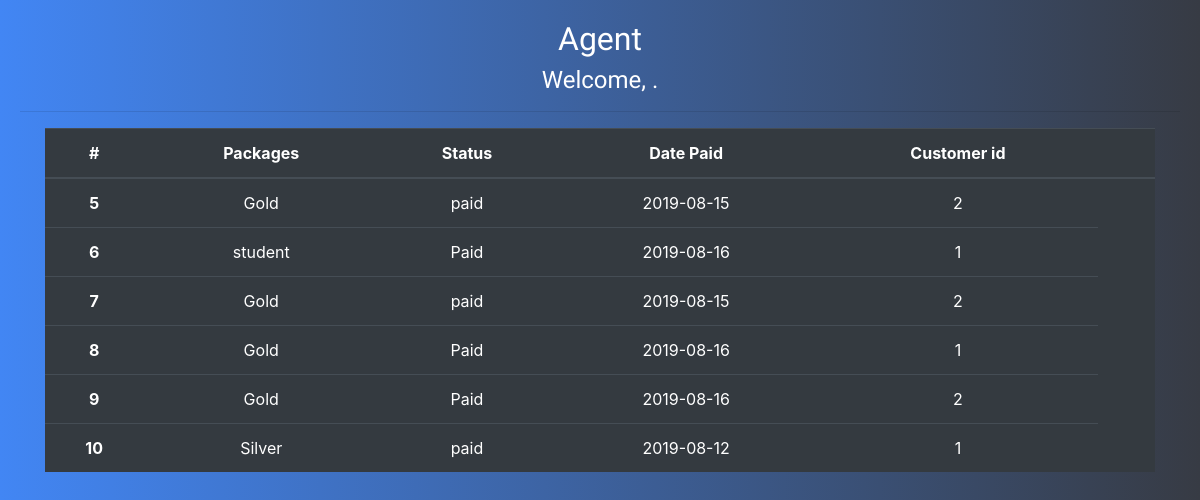
Before: /http/sections/subscriber.php with the older database file.
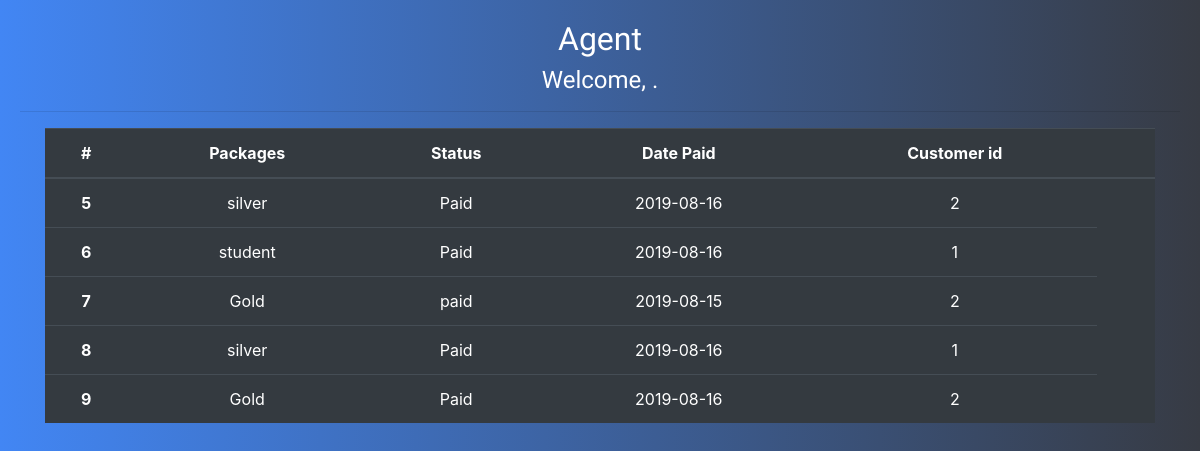
After: the same page with the newer database file.
### tables this page shows
CREATE TABLE `payments` (
  `id` int(11) NOT NULL,
  `Package` varchar(256) NOT NULL,
  `date` date NOT NULL,
  `status` varchar(256) NOT NULL,
  `customer` int(11) NOT NULL,
  `Price` int(11) NOT NULL,
  `Modified by` int(11) NOT NULL
);

### http/inc/db.inc.php (called while the page is built, shortened)
<?php
class DbConnect {
    public function connect () {
        $this->s_servername = 'localhost';
        $this->s_dbname = 'nethouse';
        $this->s_username = 'root';
        $this->s_password = '';
        try {
            $dsn = "mysql:host=".$this->s_servername.";dbname=".$this->s_dbname;
            $pdo = new PDO($dsn, $this->s_username, $this->s_password);
            $pdo->setAttribute(PDO::ATTR_ERRMODE, PDO::ERRMODE_EXCEPTION);
            return $pdo;
        } catch (PDOException $e) {
            echo "Connection failed:". $e->getMessage();
        }
    }
}

### http/inc/user.inc.php (called while the page is built, shortened)
<?php
require_once 'db.inc.php';
class User extends DbConnect {
    protected $a_PAYMENTS = array();
    public function readDatabasePayments() {
        try {
            $sql = "SELECT * FROM payments";
            $stmnt = $this->connect()->prepare($sql);
            $stmnt->setFetchMode(PDO::FETCH_ASSOC);
            $stmnt->execute();
            if($stmnt->rowCount()){
                while ($row = $stmnt->fetch()) {
                    array_push($this->a_PAYMENTS, $row);
                }
            }
            return $this->a_PAYMENTS;
        }   catch (PDOException $e) {
            return "ERROR:" . $e->getMessage();
        }
    }
}

### http/sections/subscriber.php (the view, shortened to what this page needs)
<?php
include_once 'sections/header.php';
$userExecute = new Subscriber();
$a_paymentData = $userExecute->readDatabasePayments();
?>
    <h2>Agent</h2>
    <h4>Welcome, <?php echo $_SESSION['a_USER']['fullname'] ?>.</h4>
    <hr>
    <div class="container">
        <table id="paymentsList" class="table table-dark ">
            <thead>
            <tr>
                <th scope="col">#</th>
                <th scope="col">Packages</th>
                <th scope="col">Status</th>
                <th scope="col">Date Paid</th>
                <th scope="col">Customer id</th>
                <th scope="col"></th>
            </tr>
            </thead>
            <tbody>
            <?php
            foreach ($a_paymentData as $data): ?>
                <tr class="pay_listing" id="pay_node-<?php echo $data['id'];?>" >
                    <th scope="row" data-paymentID="<?php echo $data['id'];  ?>"><?php echo $data['id'];  ?></th>
                    <td data-packages="<?php echo $data['Package']; ?>"><?php echo $data['Package']; ?></td>
                    <td data-status="<?php echo $data['status']; ?>"><?php echo $data['status']; ?></td>
                    <td data-date="<?php echo $data['date']; ?>"><?php echo $data['date']; ?> </td>
                    <td data-user="<?php echo $data['customer']; ?>"><?php echo $data['customer']; ?> </td>
                </tr>
            <?php endforeach; ?>
            </tbody>
        </table>
    </div>
<?php
include_once 'sections/footer.php';
?>

Changed rows visible on the page:
removed payments: id "10", Package "Silver", status "paid", date "2019-08-12", customer "1"
changed payments id 5: Package "Gold" → "silver"; status "paid" → "Paid"; date "2019-08-15" → "2019-08-16"
changed payments id 8: Package "Gold" → "silver"
